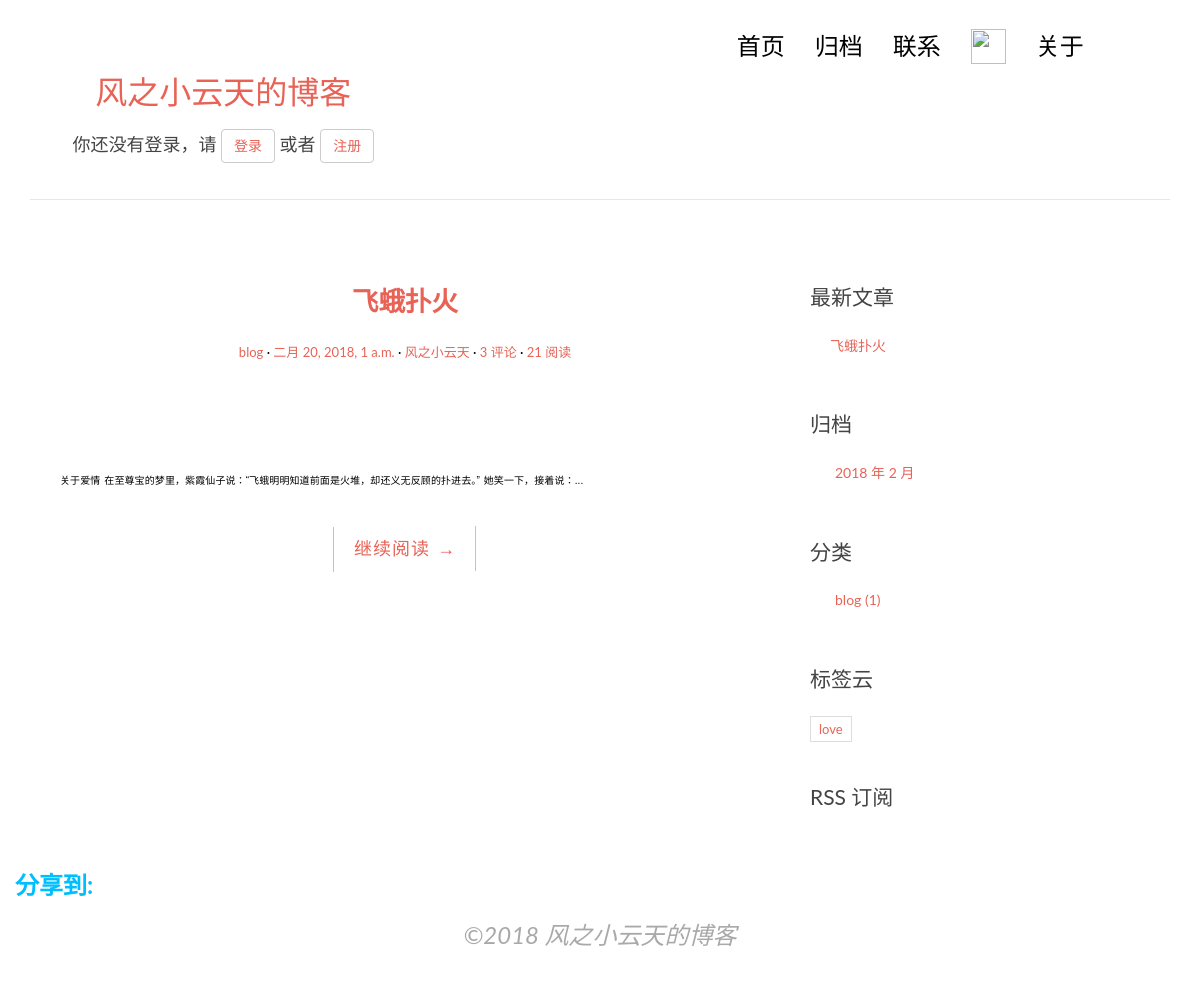
Before: / with the older database file.
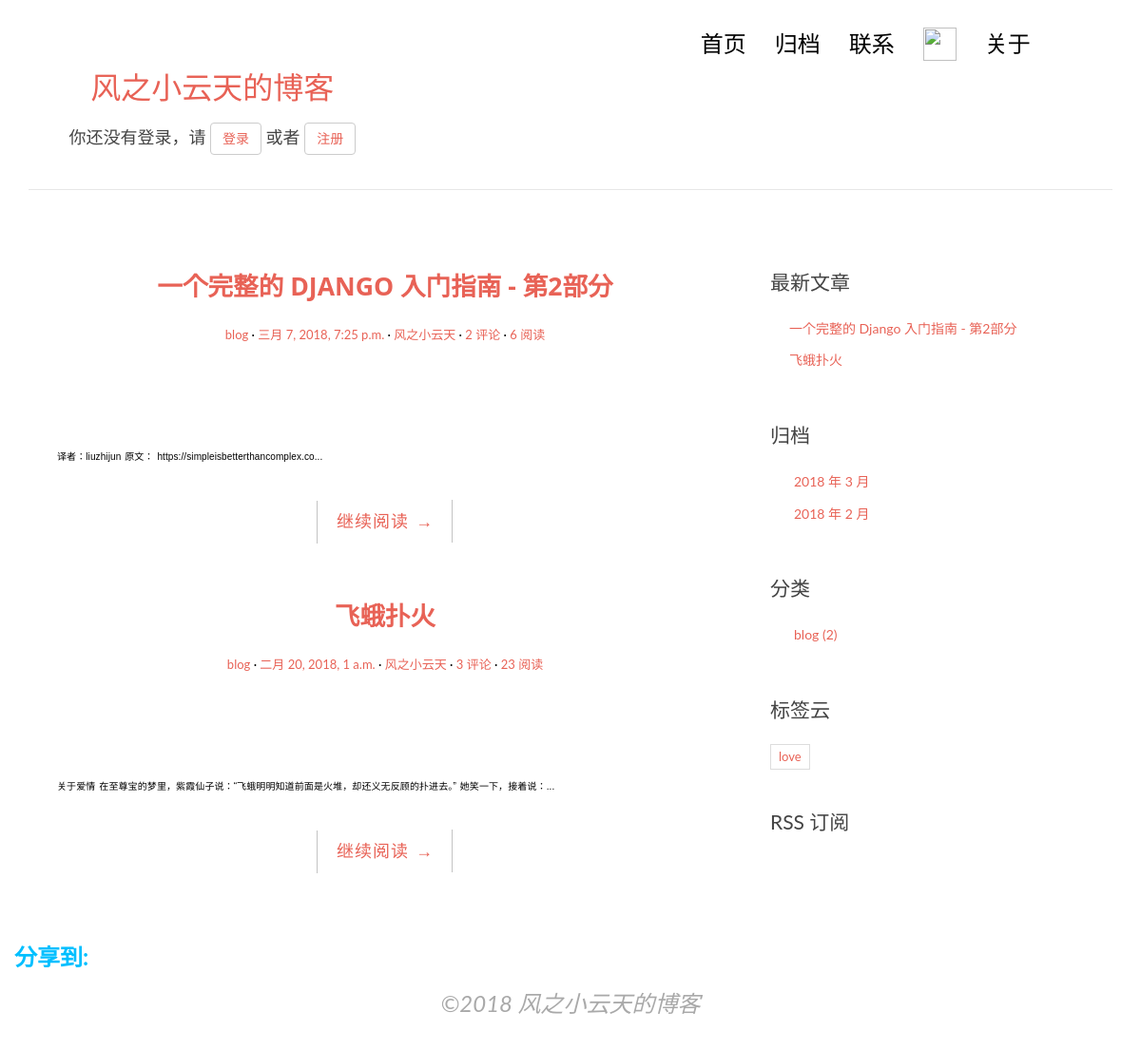
After: the same page with the newer database file.
### blog/models.py (models this page shows, shortened)
class Post(models.Model):
    title = models.CharField(max_length=70)
    body = models.TextField()
    created_time = models.DateTimeField()
    modified_time = models.DateTimeField()
    excerpt = models.CharField(max_length=200, blank=True)
    category = models.ForeignKey(Category)
    tags = models.ManyToManyField(Tag, blank=True)
    author = models.ForeignKey(settings.AUTH_USER_MODEL)
    views = models.PositiveIntegerField(default=0)
    def get_absolute_url(self):
        return reverse('blog:detail',kwargs={'pk' : self.pk})
    class Meta:
        ordering = ['-created_time']

class Category(models.Model):
    name = models.CharField(max_length=100)

class Tag(models.Model):
    name = models.CharField(max_length=100)

### users/models.py (models this page shows)
class User(AbstractUser):
    nickname = models.CharField(max_length=50, blank=True)
    class Meta(AbstractUser.Meta):
        pass

### blog/views.py (the view, shortened to what this page needs)
# urls.py: url(r'^$',views.IndexView.as_view(),name='index'),
class IndexView(ListView):
    model = Post
    template_name = 'blog/index.html'
    context_object_name = 'post_list'
    paginate_by = 5
    def get_context_data(self, **kwargs):
        context = super().get_context_data(**kwargs)
        paginator = context.get('paginator')
        page = context.get('page_obj')
        is_paginated = context.get('is_paginated')
        pagination_data = self.pagination_data(paginator, page, is_paginated)
        context.update(pagination_data)
        return context
    def pagination_data(self, paginator, page, is_paginated):
        if not is_paginated:
            return {}

### blog/templatetags/blog_tags.py (called while the page is built)
@register.simple_tag
def get_recent_posts(num=5):
    return Post.objects.all().order_by('-created_time')[:num]

@register.simple_tag
def archives():
    return Post.objects.dates('created_time','month','DESC')

@register.simple_tag
def get_categories():
    return Category.objects.annotate(num_posts = Count('post')).filter(num_posts__gt = 0)

@register.simple_tag
def get_tags():
    return Tag.objects.annotate(num_posts = Count('post')).filter(num_posts__gt = 0)

### templates/blog/index.html (shortened to what this page needs)
{% extends 'base.html' %}
{% block main %}
    {% for post in post_list %}
        <article class="post post-{{ post.pk }}">
            <header class="entry-header">
                <h1 class="entry-title">
                    <a href="{{ post.get_absolute_url }}">{{ post.title }}</a>
                </h1>
                <div class="entry-meta">
                    <span class="post-category"><a href="#">{{ post.category.name }}</a></span>
                    <span class="post-date"><a href="#"><time class="entry-date"
                                                              datetime="{{ post.created_time }}">{{ post.created_time }}</time></a></span>
                    <span class="post-author"><a href="#">{{ post.author }}</a></span>
                    <span class="comments-link"><a href="#">{{ post.comment_set.count }} 评论</a></span>
                    <span class="views-count"><a href="{{ post.get_absolute_url }}">{{ post.views }} 阅读</a></span>
                </div>
            </header>
            <div class="entry-content clearfix">
                <p>{{ post.excerpt }}...</p>
                <div class="read-more cl-effect-14">
                    <a href="{{ post.get_absolute_url }}" class="more-link">继续阅读 <span class="meta-nav">→</span></a>
                </div>
            </div>
        </article>
    {% empty %}
        <div class="no-post">暂时还没有发布的文章！</div>
    {% endfor %}
{% endblock main %}

### templates/base.html (shortened to what this page needs)
{% load staticfiles %}
{% load blog_tags %}
<!DOCTYPE html>
<html>
<head>
    <link rel="stylesheet" href="http://code.ionicframework.com/ionicons/2.0.1/css/ionicons.min.css">
    <link rel="stylesheet" href="{% static 'blog/css/bootstrap.min.css' %}">
    <link rel="stylesheet" href="{% static 'blog/css/pace.css' %}">
    <link rel="stylesheet" href="{% static 'blog/css/custom.css' %}">
    <link rel="stylesheet" href="{% static 'blog/css/highlights/zenburn.css' %}">
    <link rel="stylesheet" href="{% static 'blog/css/zzsc.css' %}"  type="text/css" />
</head>
<body>
<div class="container">
    <header id="site-header">
        <div class="row">
            <div class="col-md-4 col-sm-5 col-xs-8">
                <div class="logo">
                    <h1 ><a style="font-size: xx-large;color: #e86256;" href="{% url 'blog:index' %}">风之小云天的博客</a></h1>
                    <br>
                    {% if user.is_authenticated %}
                        <h4>你已登录，欢迎你：<a href="#">{{ user.username }}</a></h4>
                        <button class="btn btn-default"><a href="{% url 'logout' %}?next={{ request.path }}">注销登录</a> </button>
                        <button class="btn btn-default"><a href="{% url 'password_change' %}?next={{ request.path }}">修改密码</a></button>
                    {% else %}
                        <h4>你还没有登录，请
                            <button class="btn btn-default"><a href="{% url 'login' %}?next={{ request.path }}">登录</a></button>
                            或者
                            <button class="btn btn-default"><a href="{% url 'users:register' %}">注册</a></button>
                        </h4>
                    {% endif %}
                </div>
            </div>
            <div class="col-md-8 col-sm-7 col-xs-4">
                <nav class="main-nav" role="navigation">
                    <div class="collapse navbar-collapse" id="bs-example-navbar-collapse-1">
                        <ul class="nav navbar-nav navbar-right">
                            <li class="cl-effect-11"><a href="{% url 'blog:index' %}" data-hover="首页">首页</a></li>
                            <li class="cl-effect-11"><a href="{% url 'blog:allpassage' %}" data-hover="归档">归档</a></li>
                            <li class="cl-effect-11"><a href="{% url 'blog:contact' %}" data-hover="联系">联系</a></li>
                            <li class="cl-effect-11"><a class="login" href="{% url 'users:register' %}" data-hover="登录">
                                <img style="position: inherit;top: -7px;" width="35" height="35" src="{% static 'blog/img/login.png' %}"/>
                            </a></li>
                            <li class="cl-effect-11"><a href="{% url 'blog:about' %}" data-hover="关于">关于</a></li>
                        </ul>
                    </div>
                </nav>
            </div>
        </div>
    </header>
</div>
<div class="content-body">
    <div class="container">
        <div class="row">
            <main class="col-md-8">
                {% block main %}
                {% endblock main %}
            </main>
            <aside class="col-md-4">
                <div class="widget widget-recent-posts">
                    <h3 class="widget-title">最新文章</h3>
                    {% get_recent_posts as recent_post_list %}
                    <ul>
                        {% for post in recent_post_list %}
                            <li>
                                <a href="{{ post.get_absolute_url }}">{{ post.title }}</a>
                            </li>
                        {% empty %}
                            暂无文章
                        {% endfor %}
                    </ul>
                </div>
                <div class="widget widget-archives">
                    <h3 class="widget-title">归档</h3>
                    {% archives as date_list %}
                    <ul>
                        {% for date in date_list %}
                            <li>
                                <a href="{% url 'blog:archives' date.year date.month %}">{{ date.year }} 年 {{ date.month }} 月</a>
                            </li>
                        {% empty %}
                            暂无归档!
                        {% endfor %}
                    </ul>
                </div>
                <div class="widget widget-category">
                    <h3 class="widget-title">分类</h3>
                    {% get_categories as category_list %}
                    <ul>
                        {% for category in category_list %}
                            <li>
                                <a href="{% url 'blog:category' category.pk %}">{{ category.name }} <span class="post-count">({{ category.num_posts }})</span></a>
                            </li>
                        {% empty %}
                            暂无分类
                        {% endfor %}
                    </ul>
                </div>
                <div class="widget widget-tag-cloud">
                    <h3 class="widget-title">标签云</h3>
                    {% get_tags as tag_list %}
                    <ul>
                        {% for tag in tag_list %}
                            <li>
                                <a href="{% url 'blog:tag' tag.pk %}">{{ tag.name }}</a>
                            </li>
                        {% empty %}
                            暂无标签
                        {% endfor %}
                    </ul>
                </div>
                <div class="rss">
                    <a href="{% url 'rss' %}"> RSS 订阅</a>
                </div>
            </aside>
        </div>
    </div>
</div>
<footer id="site-footer">
    <div class="container">
        <div class="row">
            <label style="color: deepskyblue;font-size: x-large">分享到:&nbsp;&nbsp;</label>
            <div class="col-md-12">
                <p>
                <center>
                    <a href="http://yawuplus.github.io/" title="风之小云天" target="_blank"><i style="font-size: x-large;color: darkgray"> ©2018 风之小云天的博客</i></a>
                </center>
                </p>
            </div>
        </div>
    </div>
</footer>
</body>
</html>

### blog/static/blog/css/custom.css (style rules this page uses)
* { outline: none; }
h1, h2, h3, h4, h5, h6 { margin-top: 0; }
a { color: #333; }
body { color: #444; font-family: 'Lato', sans-serif; }
p { font-family: 'Ubuntu', sans-serif; font-weight: 400; word-spacing: 1px; letter-spacing: 0.01em; }
img { max-width: 100%; }
#site-header { background-color: #FFF; padding: 25px 20px; margin-bottom: 40px; border-bottom: 1px solid #e7e7e7; }
.logo h1 a { color: #000; }
.logo h1 { margin: 0; font-family: 'Lato', sans-serif; font-weight: 300; }
.main-nav { margin-top: 11px; max-width: 95%; }
.main-nav a { color: #000000 !important; padding: 0 0 5px 0 !important; margin-right: 30px; font-family: 'Lato', sans-serif; font-weight: 300; font-size: 24px; }
.cl-effect-11 a { padding: 10px 0; color: #0972b4; text-shadow: none; }
.cl-effect-11 a::before { position: absolute; top: 0; left: 0; overflow: hidden; padding: 0 0 5px 0 !important; max-width: 0; border-bottom: 1px solid #000; color: #000; content: attr(data-hover); white-space: nowrap; -webkit-transition: max-width 0.5s; -moz-transition: max-width 0.5s; transition: max-width 0.5s; }
.content-body { padding-bottom: 4em; }
.post { background: #fff; padding: 30px 30px 0; }
.entry-title { text-align: center; font-size: 1.9em; margin-bottom: 20px; line-height: 1.6; padding: 10px 20px 0; }
.entry-meta { text-align: center; color: #DDDDDD; font-size: 13px; margin-bottom: 30px; }
.entry-content { font-size: 18px; line-height: 1.9; font-weight: 300; color: #000; }
.post-category::after, .post-date::after, .post-author::after, .comments-link::after { content: ' ·'; color: #000; }
.read-more { font-family: 'Ubuntu', sans-serif; font-weight: 400; word-spacing: 1px; letter-spacing: 0.01em; text-align: center; margin-top: 20px; }
.cl-effect-14 a { padding: 0 20px; height: 45px; line-height: 45px; position: relative; display: inline-block; margin: 15px 25px; letter-spacing: 1px; font-weight: 400; text-shadow: 0 0 1px rgba(255, 255, 255, 0.3); }
.cl-effect-14 a::before, .cl-effect-14 a::after { position: absolute; width: 45px; height: 1px; background: #C3C3C3; content: ''; -webkit-transition: all 0.3s; -moz-transition: all 0.3s; transition: all 0.3s; pointer-events: none; }
.cl-effect-14 a::before { top: 0; left: 0; -webkit-transform: rotate(90deg); -moz-transform: rotate(90deg); transform: rotate(90deg); -webkit-transform-origin: 0 0; -moz-transform-origin: 0 0; transform-origin: 0 0; }
.cl-effect-14 a::after { right: 0; bottom: 0; -webkit-transform: rotate(90deg); -moz-transform: rotate(90deg); transform: rotate(90deg); -webkit-transform-origin: 100% 0; -moz-transform-origin: 100% 0; transform-origin: 100% 0; }
.widget { background: #fff; padding: 30px 0 0; }
.widget-title { font-size: 1.5em; margin-bottom: 20px; line-height: 1.6; padding: 10px 0 0; font-weight: 400; }
.widget-recent-posts ul { padding: 0; margin: 0; padding-left: 20px; }
.widget-recent-posts ul li { list-style-type: none; position: relative; line-height: 170%; margin-bottom: 10px; }
.widget-recent-posts ul li::before { content: '\f3d3'; font-family: "Ionicons"; position: absolute; left: -17px; top: 3px; font-size: 16px; color: #000; }
.widget-archives ul { padding: 0; margin: 0; padding-left: 25px; }
.widget-archives ul li { list-style-type: none; position: relative; line-height: 170%; margin-bottom: 10px; }
.widget-archives ul li::before { content: '\f3f3'; font-family: "Ionicons"; position: absolute; left: -25px; top: 1px; font-size: 16px; color: #000; }
.widget-category ul { padding: 0; margin: 0; padding-left: 25px; }
.widget-category ul li { list-style-type: none; position: relative; line-height: 170%; margin-bottom: 10px; }
.widget-category ul li::before { content: '\f3fe'; font-family: "Ionicons"; position: absolute; left: -25px; top: 1px; font-size: 18px; color: #000; }
.widget-tag-cloud ul { padding: 0; margin: 0; margin-right: -10px; }
.widget-tag-cloud ul li { list-style-type: none; font-size: 13px; display: inline-block; margin-right: 10px; margin-bottom: 10px; padding: 3px 8px; border: 1px solid #ddd; }
.rss { font-size: 21px; margin-top: 30px; }
.rss a { color: #444; }
#site-footer { padding-top: 10px; padding: 0 0 1.5em 0; }

Changed rows visible on the page:
added Post: title "一个完整的 DJANGO 入门指南 - 第2部分", category.name "blog", created_time "三月 7, 2018, 7:25 p.m.", author "风之小云天", comment_set.count "2", views "6", excerpt "译者：liuzhijun 原文： https://simpleisbetterthancomplex.co", title "一个完整的 Django 入门指南 - 第2部分"
changed Post "飞蛾扑火": views "21" → "23"
computed for Category "blog": num_posts "1" → "2"
Other visible differences:
new list line: "2018 年 3 月"
